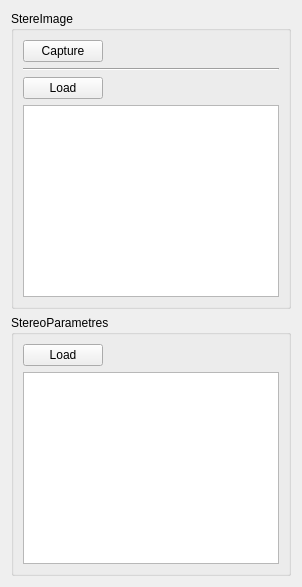
        <widget class="QWidget" name="tab">
         <attribute name="title">
          <string>Input</string>
         </attribute>
         <layout class="QVBoxLayout" name="verticalLayout_7">
          <item>
           <widget class="QGroupBox" name="groupBox_4">
            <property name="title">
             <string>StereImage</string>
            </property>
            <layout class="QVBoxLayout" name="verticalLayout_8">
             <item>
              <layout class="QHBoxLayout" name="horizontalLayout_28">
               <item>
                <widget class="QPushButton" name="pushButton_3">
                 <property name="text">
                  <string>Capture</string>
                 </property>
                </widget>
               </item>
               <item>
                <spacer name="horizontalSpacer_26">
                 <property name="orientation">
                  <enum>Qt::Horizontal</enum>
                 </property>
                 <property name="sizeHint" stdset="0">
                  <size>
                   <width>40</width>
                   <height>20</height>
                  </size>
                 </property>
                </spacer>
               </item>
              </layout>
             </item>
             <item>
              <widget class="Line" name="line">
               <property name="orientation">
                <enum>Qt::Horizontal</enum>
               </property>
              </widget>
             </item>
             <item>
              <layout class="QHBoxLayout" name="horizontalLayout_30">
               <item>
                <widget class="QPushButton" name="pushButton_4">
                 <property name="text">
                  <string>Load</string>
                 </property>
                </widget>
               </item>
               <item>
                <spacer name="horizontalSpacer_27">
                 <property name="orientation">
                  <enum>Qt::Horizontal</enum>
                 </property>
                 <property name="sizeHint" stdset="0">
                  <size>
                   <width>40</width>
                   <height>20</height>
                  </size>
                 </property>
                </spacer>
               </item>
              </layout>
             </item>
             <item>
              <widget class="QListView" name="listView">
               <property name="editTriggers">
                <set>QAbstractItemView::NoEditTriggers</set>
               </property>
              </widget>
             </item>
            </layout>
           </widget>
          </item>
          <item>
           <widget class="QGroupBox" name="groupBox_5">
            <property name="title">
             <string>StereoParametres</string>
            </property>
            <layout class="QVBoxLayout" name="verticalLayout_9">
             <item>
              <layout class="QHBoxLayout" name="horizontalLayout_29">
               <item>
                <widget class="QPushButton" name="pushButton_5">
                 <property name="text">
                  <string>Load</string>
                 </property>
                </widget>
               </item>
               <item>
                <spacer name="horizontalSpacer_25">
                 <property name="orientation">
                  <enum>Qt::Horizontal</enum>
                 </property>
                 <property name="sizeHint" stdset="0">
                  <size>
                   <width>40</width>
                   <height>20</height>
                  </size>
                 </property>
                </spacer>
               </item>
              </layout>
             </item>
             <item>
              <widget class="QListView" name="listView_2">
               <property name="editTriggers">
                <set>QAbstractItemView::NoEditTriggers</set>
               </property>
              </widget>
             </item>
            </layout>
           </widget>
          </item>
         </layout>
        </widget>
